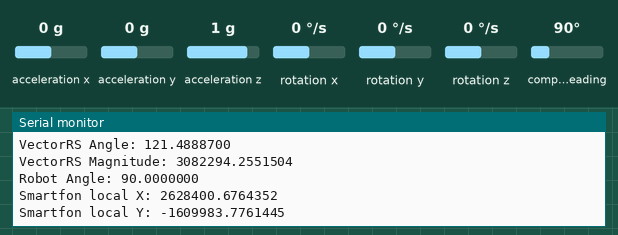
This sketch was run on a simulated ESP8266 (NodeMCU). On the bench: the last lines printed to the serial monitor. The test bench sets the inputs (shaded band); at power-on: compass heading 90°, acceleration x 0 g, acceleration y 0 g, acceleration z 1 g, rotation x 0 °/s, rotation y 0 °/s, rotation z 0 °/s. WiFi joins after 1.5 s; servers stay silent unless stated.

Above: at 2.7 s.
2.8 s: compass heading set to 7°
At 3.31 s:
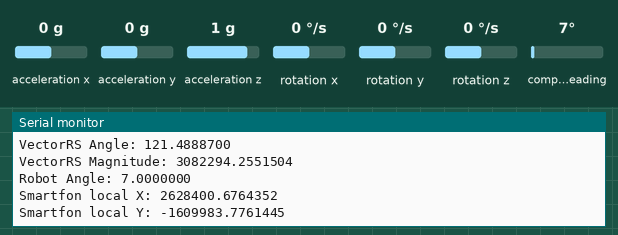
4.3 s: compass heading set to 180°
At 4.82 s:
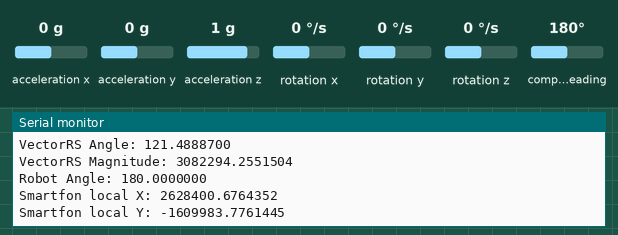
Timing chart, 0 to 7.3 s (numbered marks = the images above; inputs shaded):
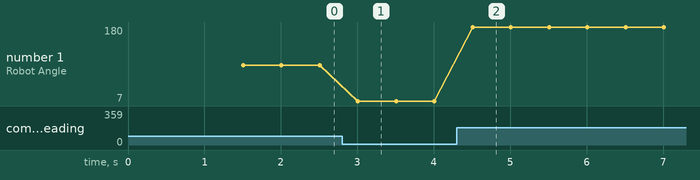

The sketch:

Main_Program.ino
```cpp
#include <ESP8266WiFi.h>
#include <ESP8266mDNS.h>
#include <ArduinoOTA.h>
#include <SoftwareSerial.h>
#include <Wire.h>
#include <LSM303.h>

//Wektory
struct Vector2
{
    double x;
    double y;
};

//Sieć połączeniowa
const char* SSID = "SzymonExtended";
const char* PASSWORD = "Trawa555";

//Połączenie GPS z ESP RX TX
SoftwareSerial gps_uart (0, 16);

//Zmienne dla GPS
double robotLatitude = 0;
double robotLongitude = 0;
double robotHeight = 0;
String GPS_data = "";
String GP_GGA = "";

//Pozycje robota, smartfona - xy
struct Vector2 robotPositionGlobal;
struct Vector2 robotPositionLocal;
struct Vector2 smartfonPositionGlobal;
struct Vector2 smartfonPositionLocal;
struct Vector2 virtualNorth;

//Właściwości wektorów
double vectorRSMagnitude = 0;
double vectorNorthMagnitude = 0;
double vectorRSAngle = 0;
double robotAngle = 0;

//Protokół I2C
String I2C_data = "";

//Kompas
LSM303 compass;

//Debug
unsigned long currentMillis = 0;
unsigned long prevMillis = 0;

double deg2rad(double deg)
{
    //Zmiana stopni na radiany
    double rad = deg * PI / 180;
    return rad;
}
double rad2deg(double rad)
{
    //Zmiana radiany na stopnie
    double deg = rad * 180 / PI;
    return deg;
}
void WiFi_settings()
{
    //Ustawienia WiFi
    WiFi.mode(WIFI_STA);
    WiFi.begin(SSID, PASSWORD);

    //Czekanie na połączenie
    if (WiFi.waitForConnectResult() != WL_CONNECTED)
    {
        Serial.println("Nieudane połączenie do sieci! Restartowanie...");
        ESP.restart();
    }
    else if (WiFi.waitForConnectResult() == WL_CONNECTED)
    {
        Serial.print("Połączono do sieci: ");
        Serial.println(WiFi.SSID());
        Serial.print("Adres IP: ");
        Serial.println(WiFi.localIP());
    }
}
void OTA_updater()
{
    //Ustawianie nazwy ESP8266 w sieci
    ArduinoOTA.setHostname("ESP8266-Przewodnik");

    //Rebootowanie ESP po aktualizacji
    ArduinoOTA.setRebootOnSuccess(true);

    //Ustawienia ESP na start aktualizacji
    ArduinoOTA.onStart([](){
        Serial.println("Wgrywanie...");
        // Tutaj ustawić wszystko nieruchomo żeby łazik podczas aktualizacji nie zaczął jechać bez kontroli
    });

    //Ustawienia ESP po zakończeniu aktualizacji
    ArduinoOTA.onEnd([](){
        Serial.println("Wgrano program!");
    });

    //Ustawienia ESP gdy nastapi błąd podczas aktualizacji
    ArduinoOTA.onError([](ota_error_t error){
        Serial.print("Podczas aktualizacji wystąpił błąd: ");
        if(error == OTA_AUTH_ERROR)
        {
            Serial.println("AUTH_ERROR");
        }
        else if (error == OTA_BEGIN_ERROR)
        {
            Serial.println("BEGIN_FAILED");
        }
        else if (error == OTA_CONNECT_ERROR)
        {
            Serial.println("CONNECT_ERROR");
        }
        else if (error == OTA_RECEIVE_ERROR)
        {
            Serial.println("RECEIVE_ERROR");
        }
        else if (error == OTA_END_ERROR)
        {
            Serial.println("END_ERROR");
        }
    });

    //Inicjalizacja OTA
    ArduinoOTA.begin();
    Serial.println("Gotowy!");
}
void geo_to_cartesian(double lati, double longi, double hght, double *x, double *y)
{
  //Średnie promienie ziemi a i b
  double equatorialRadius = 6378137.0;
  double polarRadius = 6356752.314245;

  //Zmiana latitude i longitude z stopni na radiany
  lati = deg2rad(lati);
  longi = deg2rad(longi);

  //Przeliczanie z geo na XYZ
  double eToSquare = 1 - (pow(polarRadius, 2) / pow(equatorialRadius, 2));
  double Nlati = equatorialRadius / sqrt(1 - eToSquare * pow(sin(lati), 2));

  //Przypisywanie wartości
  *x = (Nlati + hght) * cos(lati) * cos(longi);
  *y = (Nlati + hght) * cos(lati) * sin(longi);
  //Opcjonalne Z
  //double z = ((pow(polarRadius, 2) / pow(equatorialRadius, 2)) * Nlati + hght) * sin(lati);
}
void GPS_get_postion(double *setLati, double *setLongi, double *setHght)
{
    if(gps_uart.available())
    {
        GPS_data = gps_uart.readStringUntil('\n');

        if(GPS_data.indexOf("$GPGGA") > -1)
        {
            //Wyznaczanie końca lini
            GP_GGA = GPS_data.substring(GPS_data.indexOf("$GPGGA"), GPS_data.indexOf("*") + 3);

            int colon_array[15];
            for (int i = 1; i < 15; i++)
            {
                colon_array[i] = GPS_data.indexOf(',', colon_array[i - 1] + 1);
            }

            //Ustawienia latitude
            if (GP_GGA.substring(colon_array[2], colon_array[3]) != ",")
            {
                *setLati = (GP_GGA.substring(colon_array[2] + 1, colon_array[3])).toDouble() / 100;
            }
            else
            {
                *setLati = 0;
            }

            //Ustawianie longitude
            if (GP_GGA.substring(colon_array[4], colon_array[5]) != ",")
            {
                *setLongi = (GP_GGA.substring(colon_array[4] + 1, colon_array[5])).toDouble() / 100;
            }
            else
            {
                *setLongi = 0;
            }

            //Ustawianie Height
            if (GP_GGA.substring(colon_array[9], colon_array[10]) != ",")
            {
                *setHght = (GP_GGA.substring(colon_array[9] + 1, colon_array[10])).toDouble();
            }
            else
            {
                *setHght = 0;
            }
        }
        // Serial.print("Latitude: ");
        // Serial.println(*setLati, 7);
        // Serial.print("Longitude: ");
        // Serial.println(*setLongi, 7);
        // Serial.print("Height: ");
        // Serial.println(*setHght, 7);
        // Serial.println("");
    }
}
void get_local_postion()
{
    geo_to_cartesian(50.3194887, 23.2367116, 280.0, &smartfonPositionGlobal.x, &smartfonPositionGlobal.y);
    robotPositionLocal.x = 0;
    robotPositionLocal.y = 0;
    smartfonPositionLocal.x = robotPositionGlobal.x - smartfonPositionGlobal.x;
    smartfonPositionLocal.y = robotPositionGlobal.y - smartfonPositionGlobal.y;
}
void get_vectorRS()
{
    //Ustalanie pozycji wirtualnej północy
    virtualNorth.x = 0;
    virtualNorth.y = 3;

    //Wyznaczanie długości wektora
    vectorRSMagnitude = sqrt(pow((smartfonPositionLocal.x - robotPositionLocal.x), 2) + pow((smartfonPositionLocal.y - robotPositionLocal.y), 2));
    vectorNorthMagnitude = sqrt(pow((virtualNorth.x - robotPositionLocal.x), 2) + pow((virtualNorth.y - robotPositionLocal.y), 2));

    //Obliczanie kątu wektora RS z wektorem North
    double vectorRSdot = (smartfonPositionLocal.x * virtualNorth.x) + (smartfonPositionLocal.y * virtualNorth.y);
    if(smartfonPositionLocal.x >= 0)
    {
        vectorRSAngle = rad2deg(acos(vectorRSdot / (vectorRSMagnitude * vectorNorthMagnitude)));
    }
    else
    {
        vectorRSAngle = -rad2deg(acos(vectorRSdot / (vectorRSMagnitude * vectorNorthMagnitude)));
    }
}
double read_robot_angle()
{
    compass.read();
    double angle = compass.heading();
    return angle;
}
void setup()
{
    //Ustawienia USB-UART
    Serial.begin(115200);
    Serial.println("Inicjalizacja ESP8266!");

    //Połączenie GPS z ESP
    gps_uart.begin(9600);

    //I2C Protokół
    Wire.begin();

    //Kompas
    compass.init();
    compass.enableDefault();
    compass.m_min = (LSM303::vector<int16_t>){-2453, -2735, -2865};
    compass.m_max = (LSM303::vector<int16_t>){+3635, +3145, +3089};

    WiFi_settings();
    OTA_updater();
}
void loop()
{
    currentMillis = millis();
    ArduinoOTA.handle();
    GPS_get_postion(&robotLatitude, &robotLongitude, &robotHeight);
    geo_to_cartesian(robotLatitude, robotLongitude, robotHeight, &robotPositionGlobal.x, &robotPositionGlobal.y);
    get_local_postion();
    robotAngle = read_robot_angle();
    get_vectorRS();
    if(currentMillis - prevMillis >= 500)
    {
        Serial.print("VectorRS Angle: ");
        Serial.println(vectorRSAngle, 7);
        Serial.print("VectorRS Magnitude: ");
        Serial.println(vectorRSMagnitude, 7);
        Serial.print("Robot Angle: ");
        Serial.println(robotAngle, 7);
        Serial.print("Smartfon local X: ");
        Serial.println(smartfonPositionLocal.x, 7);
        Serial.print("Smartfon local Y: ");
        Serial.println(smartfonPositionLocal.y, 7);
        Serial.println("");
        prevMillis = currentMillis;
    }
}
```

Measured:
- after the input at 2.8 s, the serial monitor: prints a new line after 0.21 s (image 1)
- after the input at 4.3 s, the serial monitor: prints a new line after 0.21 s (image 2)
- plotted number 1: 90 → 7 after the input at 2.8 s, 7 → 180 after the input at 4.3 s
